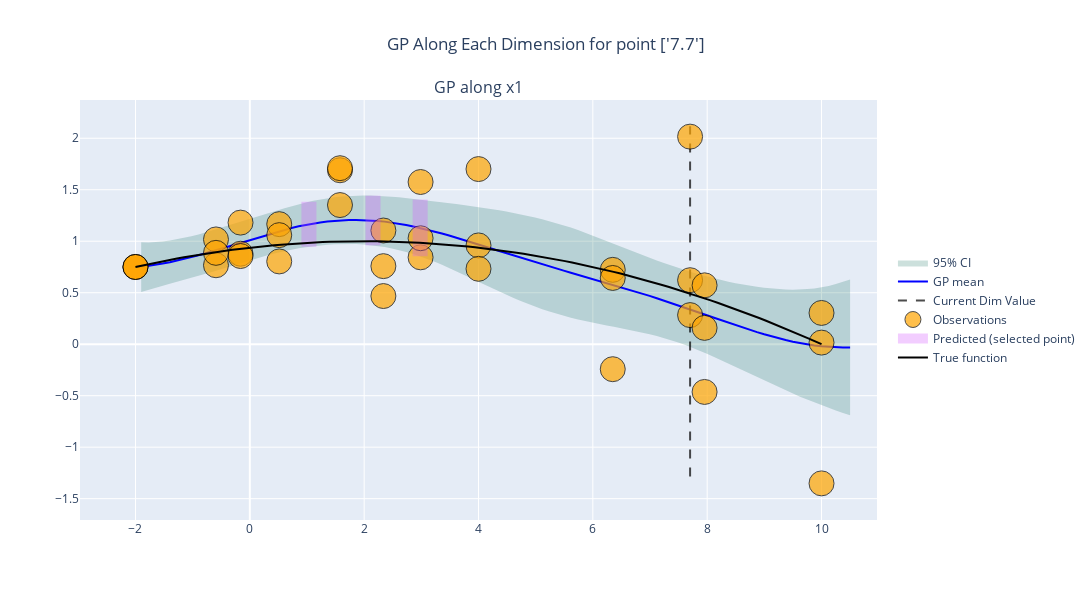

This figure's notebook cell:
### Markdown cell above
## Heteroscedastic + fixed white noise

### Code cell
fig = runs.plot_GP(mg.HeteroWhiteSGP, figsize=(12, 6))
plot_test(fig)
